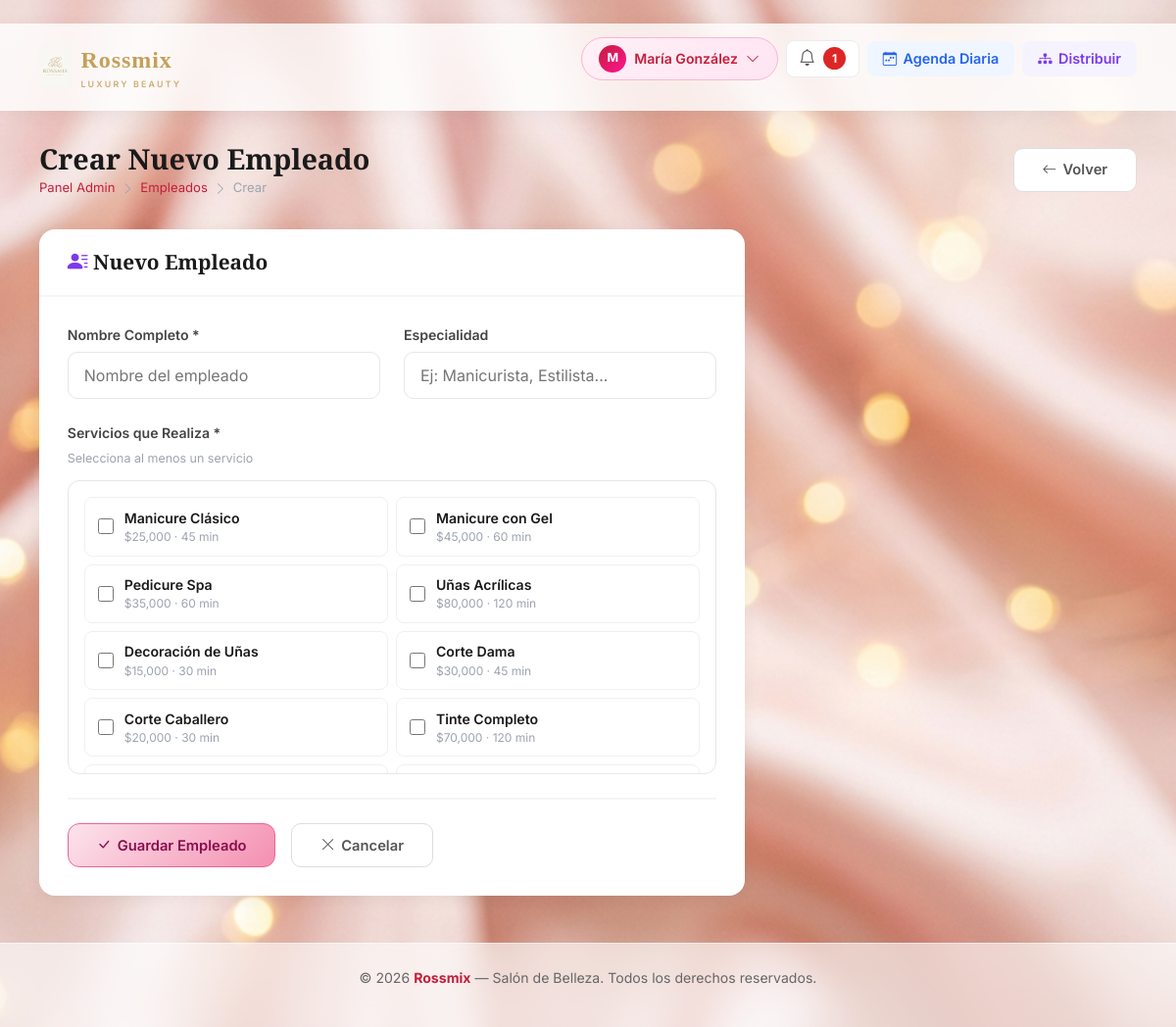
The page /admin/empleados/crear (signed in) on the database its author committed.
### app/models/usuario.py (models this page shows, shortened)
class Usuario(db.Model):
    __tablename__ = 'usuario'
    id = db.Column(db.Integer, primary_key=True)
    nombre = db.Column(db.String(100), nullable=False)
    email = db.Column(db.String(150), unique=True, nullable=False)
    telefono = db.Column(db.String(20), nullable=False)
    password = db.Column(db.String(200), nullable=False)
    tipo_usuario = db.Column(db.String(20), nullable=False)  # 'cliente' | 'admin' | 'especialista'
    fecha_registro = db.Column(db.DateTime, default=datetime.utcnow)
    activo = db.Column(db.Boolean, default=True)
    id_empleado = db.Column(db.Integer, db.ForeignKey('empleados.id_empleado', ondelete='SET NULL'), nullable=True)
    empleado_vinculado = db.relationship('Empleado', foreign_keys=[id_empleado], backref='usuario_cuenta', uselist=False)
    citas = db.relationship('Cita', backref='cliente', lazy=True, foreign_keys='Cita.id_cliente')
    notificaciones = db.relationship('Notificacion', backref='usuario', lazy=True)

### app/models/servicio.py (models this page shows, shortened)
class Servicio(db.Model):
    __tablename__ = 'servicios'
    id_servicio = db.Column(db.Integer, primary_key=True)
    nombre_servicio = db.Column(db.String(100), nullable=False)
    descripcion = db.Column(db.Text)
    precio_total = db.Column(db.Numeric(10, 2), nullable=False)
    duracion_minutos = db.Column(db.Integer, nullable=False)
    activo = db.Column(db.Boolean, default=True)
    citas = db.relationship('Cita', backref='servicio', lazy=True)
    empleados = db.relationship('Empleado', secondary='empleado_servicios', backref='servicios')

### app/views/admin/empleados.py (the view, shortened to what this page needs)
@admin_bp.route('/empleados/crear', methods=['GET', 'POST'])
@admin_required
def empleados_crear():
    is_ajax = request.headers.get('X-Requested-With') == 'XMLHttpRequest'
    servicios = Servicio.query.filter_by(activo=True).all()
    return render_template('admin/empleados_form.html', empleado=None, servicios=servicios)

### app/templates/admin/empleados_form.html (shortened to what this page needs)
﻿{% extends 'base.html' %}
{% block content %}
<div class="page-header">
    <div>
        <h1>{{ 'Editar' if empleado else 'Crear Nuevo' }} Empleado</h1>
        <div class="breadcrumb-r">
            <a href="{{ url_for('dashboard_admin') }}">Panel Admin</a>
            <i class="bi bi-chevron-right"></i>
            <a href="{{ url_for('admin_empleados') }}">Empleados</a>
            <i class="bi bi-chevron-right"></i>
            <span>{{ 'Editar' if empleado else 'Crear' }}</span>
        </div>
    </div>
    <a href="{{ url_for('admin_empleados') }}" class="btn-secondary-r">
        <i class="bi bi-arrow-left"></i> Volver
    </a>
</div>
<div class="r-card" style="max-width: 720px;">
    <div class="r-card-header">
        <h2><i class="bi bi-person-lines-fill" style="color:#7c3aed;"></i>
            {{ 'Editar' if empleado else 'Nuevo' }} Empleado
        </h2>
    </div>
    <div class="r-card-body">
        <form method="POST">
            <div class="row g-4 mb-4">
                <div class="col-md-6">
                    <label class="r-form-label">Nombre Completo *</label>
                    <input type="text" class="r-form-control" name="nombre"
                           value="{{ empleado.nombre if empleado else '' }}" required
                           placeholder="Nombre del empleado">
                </div>
                <div class="col-md-6">
                    <label class="r-form-label">Especialidad</label>
                    <input type="text" class="r-form-control" name="especialidad"
                           value="{{ empleado.especialidad if empleado else '' }}"
                           placeholder="Ej: Manicurista, Estilista...">
                </div>
            </div>
            <div class="mb-4">
                <label class="r-form-label">Servicios que Realiza *</label>
                <p class="r-form-hint" style="margin-bottom:0.8rem;">Selecciona al menos un servicio</p>
                {% if servicios %}
                    <div style="border:1.5px solid #e5e7eb; border-radius:12px; padding:1rem;
                                max-height:300px; overflow-y:auto; display:grid;
                                grid-template-columns: repeat(auto-fill, minmax(220px,1fr)); gap:0.5rem;">
                        {% for servicio in servicios %}
                        <label style="display:flex; align-items:center; gap:0.7rem; padding:0.6rem 0.8rem;
                                      border-radius:8px; cursor:pointer; border:1.5px solid #f0f0f0;
                                      transition:all 0.15s;" class="svc-check-label">
                            <input type="checkbox" name="servicios" value="{{ servicio.id_servicio }}"
                                   style="width:16px;height:16px;accent-color:#c41e3a;"
                                   {% if empleado and servicio.id_servicio in servicios_empleado %}checked{% endif %}>
                            <div>
                                <div style="font-size:0.88rem; font-weight:600; color:#1a1a1a;">{{ servicio.nombre_servicio }}</div>
                                <div style="font-size:0.75rem; color:#9ca3af;">${{ "{:,.0f}".format(servicio.precio_total) }} · {{ servicio.duracion_minutos }} min</div>
                            </div>
                        </label>
                        {% endfor %}
                    </div>
                {% else %}
                    <div style="background:#fff8fc; border:1.5px solid #ffb3d1; border-radius:10px; padding:1.2rem; color:#888; font-size:0.9rem;">
                        No hay servicios disponibles.
                        <a href="{{ url_for('admin_servicios_crear') }}" style="color:#c41e3a; font-weight:600;">Crear un servicio primero</a>
                    </div>
                {% endif %}
            </div>
            <div style="display:flex; gap:1rem; flex-wrap:wrap; margin-top:1.5rem; padding-top:1.5rem; border-top:2px solid #f5f5f5;">
                <button type="submit" class="btn-rossmix">
                    <i class="bi bi-check-lg"></i> Guardar Empleado
                </button>
                <a href="{{ url_for('admin_empleados') }}" class="btn-secondary-r">
                    <i class="bi bi-x-lg"></i> Cancelar
                </a>
            </div>
        </form>
    </div>
</div>
{% endblock %}

### app/templates/base.html (shortened to what this page needs)
<!DOCTYPE html>
<html lang="es">
<head>
    <link rel="stylesheet" href="https://cdn.jsdelivr.net/npm/bootstrap-icons@1.11.3/font/bootstrap-icons.min.css">
    <link rel="stylesheet" href="https://cdn.jsdelivr.net/npm/bootstrap@5.3.2/dist/css/bootstrap.min.css">
</head>
<body>
<nav>
    <div class="nav-inner">
        <a href="{{ url_for('main.index') }}" class="logo">
            <img src="{{ url_for('static', filename='images/logo_rossmix.jpg') }}" alt="Rossmix Luxury Beauty">
            <span class="logo-text">Rossmix<small>Luxury Beauty</small></span>
        </a>
        <ul>
            {% if session.usuario_id %}
                <li class="profile-dropdown-wrap">
                    <a href="#" class="profile-btn" id="profileBtn">
                        <span class="avatar">{{ session.nombre[0]|upper }}</span>
                        {{ session.nombre|title }}
                        <i class="bi bi-chevron-down icon-small"></i>
                    </a>
                </li>
                <li class="nav-item-notif">
                    <a href="#" id="btnNotifs" title="Notificaciones" class="notif-button">
                        <i class="bi bi-bell icon-bell"></i>
                        {% if notificaciones_unread and notificaciones_unread > 0 %}
                            <span class="notif-count">{{ notificaciones_unread }}</span>
                        {% endif %}
                    </a>
                </li>
                {% if session.tipo_usuario == 'admin' %}
                    <li>
                        <a href="{{ url_for('admin.agenda_diaria') }}" class="nav-chip blue">
                            <i class="bi bi-calendar-week"></i> Agenda Diaria
                        </a>
                    </li>
                    <li>
                        <a href="{{ url_for('admin.citas_distribucion') }}" class="nav-chip purple">
                            <i class="bi bi-diagram-3-fill"></i> Distribuir
                        </a>
                    </li>
                {% elif session.tipo_usuario == 'especialista' %}
                    <li>
                        <a href="{{ url_for('especialista.citas_disponibles') }}" class="nav-chip pink">
                            <i class="bi bi-lightning-fill"></i> Disponibles
                        </a>
                    </li>
                {% else %}
                    <li><a href="{{ url_for('citas.agendar_paso1') }}" class="nav-chip pink"><i class="bi bi-plus-circle"></i> Agendar</a></li>
                {% endif %}
            {% else %}
                <li><a href="{{ url_for('main.index') }}">Inicio</a></li>
                <li><a href="{{ url_for('auth.login') }}">Iniciar Sesión</a></li>
                <li><a href="{{ url_for('auth.registro') }}" class="nav-chip pink">Registrarse</a></li>
            {% endif %}
        </ul>
    </div>
</nav>
<div class="page-wrap">
    {% block content %}{% endblock %}
</div>
<footer>
    <div class="footer-inner">
        <p>&copy; 2026 <strong>Rossmix</strong> — Salón de Belleza. Todos los derechos reservados.</p>
    </div>
</footer>
</body>
</html>

### rows shown on the page
Usuario: nombre "María González"
Servicio: nombre_servicio "Manicure Clásico", precio_total "25,000", duracion_minutos "45"
Servicio: nombre_servicio "Manicure con Gel", precio_total "45,000", duracion_minutos "60"
Servicio: nombre_servicio "Pedicure Spa", precio_total "35,000", duracion_minutos "60"
Servicio: nombre_servicio "Uñas Acrílicas", precio_total "80,000", duracion_minutos "120"
Servicio: nombre_servicio "Decoración de Uñas", precio_total "15,000", duracion_minutos "30"
Servicio: nombre_servicio "Corte Dama", precio_total "30,000", duracion_minutos "45"
Servicio: nombre_servicio "Corte Caballero", precio_total "20,000", duracion_minutos "30"
Servicio: nombre_servicio "Tinte Completo", precio_total "70,000", duracion_minutos "120"

### other values the page prints
{{ session.nombre[0]|upper }} "M"
{{ notificaciones_unread }} "1"
{{ 'Editar' if empleado else 'Crear Nuevo' }} "Crear Nuevo"
{{ 'Editar' if empleado else 'Crear' }} "Crear"
{{ 'Editar' if empleado else 'Nuevo' }} "Nuevo"
